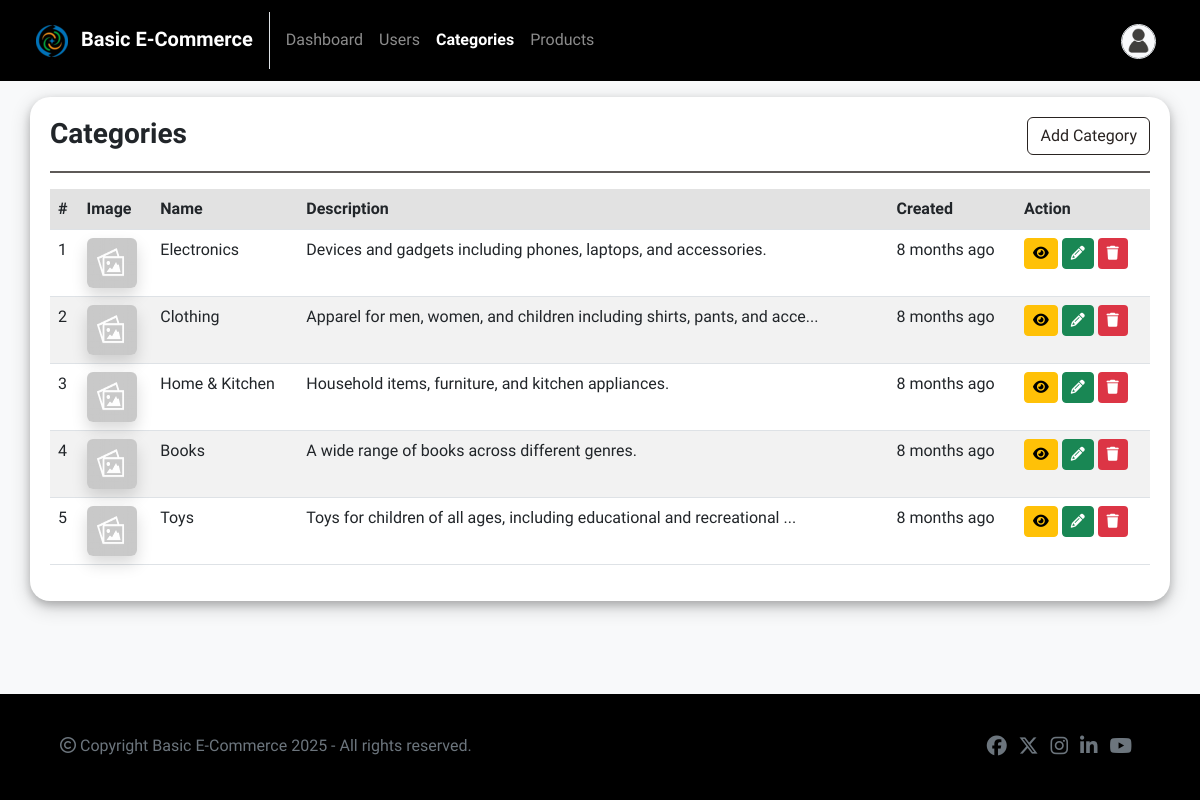
Screenshot of /admin/categories.php (signed in) with the database file from the repository.
### tables this page shows
CREATE TABLE `categories` (
  `id` INT AUTO_INCREMENT PRIMARY KEY,
  `name` varchar(255) NOT NULL,
  `description` text NOT NULL,
  `image` varchar(255) DEFAULT NULL,
  `created_at` datetime NOT NULL DEFAULT current_timestamp()
);

### includes/helpers.php (called while the page is built, shortened)
<?php
function timestampToCustomHumanReadable($timestamp) {
    $currentTimestamp = time();
    $timeDifference = abs($currentTimestamp - $timestamp);
    $secondsPerMinute = 60;
    $secondsPerHour = $secondsPerMinute * 60;
    $secondsPerDay = $secondsPerHour * 24;
    $secondsPerWeek = $secondsPerDay * 7;
    $secondsPerMonth = $secondsPerDay * 30;
    $secondsPerYear = $secondsPerDay * 365;
    if ($timeDifference >= $secondsPerYear) {
        $years = floor($timeDifference / $secondsPerYear);
        return $years . " year" . ($years > 1 ? "s" : "") . " ago";
    } elseif ($timeDifference >= $secondsPerMonth) {
        $months = floor($timeDifference / $secondsPerMonth);
        return $months . " month" . ($months > 1 ? "s" : "") . " ago";
    } elseif ($timeDifference >= $secondsPerWeek) {
        $weeks = floor($timeDifference / $secondsPerWeek);
        return $weeks . " week" . ($weeks > 1 ? "s" : "") . " ago";
    } elseif ($timeDifference >= $secondsPerDay) {
        $days = floor($timeDifference / $secondsPerDay);
        return $days . " day" . ($days > 1 ? "s" : "") . " ago";
    } elseif ($timeDifference >= $secondsPerHour) {
        $hours = floor($timeDifference / $secondsPerHour);
        return $hours . " hour" . ($hours > 1 ? "s" : "") . " ago";
    } else {
        $minutes = floor($timeDifference / $secondsPerMinute);
        return $minutes . " minute" . ($minutes > 1 ? "s" : "") . " ago";
    }
}
?>

### admin/categories.php (the view, shortened to what this page needs)
<?php
include("../includes/db-connection.php");
include("../includes/helpers.php");
?>
<!DOCTYPE html>
<html lang="en">
<head>
    <?php include("../includes/head-contents.php"); ?>
</head>
<body>
    <?php include("navbar.php"); ?>
    <div class="container mt-1 mb-5">
        <div class="row">
            <div class="box">
                <div class="row">
                    <div class="col-8">
                        <h3 class="fw-bold my-0">Categories</h3>
                    </div>
                    <div class="col-4 text-end">
                        <a href="category-create.php" class="btn btn-outline-danger">Add Category</a>
                    </div>
                </div>
                <hr>
                <div class="table-responsive crud-table">
                <?php
                $sql = "SELECT * FROM categories ORDER BY created_at DESC";
                $stmt = $conn->prepare($sql);
                $stmt->execute();
                $result = $stmt->get_result();
                if($result->num_rows > 0) { ?>
                <table class="table table-striped">
                    <tr class="sticky-header">
                        <th>#</th>
                        <th>Image</th>
                        <th>Name</th>
                        <th>Description</th>
                        <th>Created</th>
                        <th>Action</th>
                    </tr>
                    <?php $i = 1; while($category = $result->fetch_assoc()) { ?>
                    <tr>
                        <td><?php echo $i++; ?></td>
                        <td>
                            <img src="<?php echo !empty($category['image']) ? '../uploads/' . $category['image'] : '../images/placeholder.png'; ?>" class="shadow rounded">
                        </td>
                        <td><?php echo $category['name'] ?></td>
                        <td>
                            <?php
                                $description = $category['description'];
                                echo strlen($description) > 70 ? substr($description, 0, 70) . '...' : $description;
                            ?>
                        </td>
                        <td><?php echo timestampToCustomHumanReadable(strtotime($category['created_at'])) ?></td>
                        <td class="action-column">
                            <a href="category-view.php?id=<?php echo $category['id'] ?>" class="btn btn-warning btn-sm" title="View"><i class="fa fa-eye"></i></a>
                            <a href="category-update.php?id=<?php echo $category['id'] ?>" class="btn btn-success btn-sm" title="Edit"><i class="fa fa-pencil"></i></a>
                            <form action="category-delete.php" method="POST" class="d-inline-block">
                                <button type="submit" name="delete" class="btn btn-trash btn-sm" title="Delete" onclick="return confirm('Are you sure you want to remove this record?');"><i class="fa fa-trash"></i></button>
                            </form>
                        </td>
                    </tr>
                    <?php } ?>
                </table>
                <?php } else { ?>
                    <span class="fw-bold">No record found!</span>
                <?php } ?>
                </div>
            </div>
        </div>
    </div>
    <?php include("../includes/footer.php"); ?>
</body>
</html>

### css/styles.css (style rules this page uses)
:root { --mainColor: #292321; --bodyBackgroundColor: #f8f9fa; --buttonHoverColor: #0a0a0a; --formControlFocusBorderColor: rgba(33, 37, 41, 0.3); --formControlFocusShadowColor: rgba(33, 37, 41, 0.6); --navbarBackgroundColor: #000000; --footerBackgroundColor: #000000; }
* { font-family: 'Cabin', Helvetica, sans-serif; }
body { min-height: 100vh; position: relative; margin: 0; padding-bottom: 100px; box-sizing: border-box; background-color: var(--bodyBackgroundColor); }
.box { box-shadow: 0 4px 8px 0 rgba(0, 0, 0, 0.2), 0 6px 20px 0 rgba(0, 0, 0, 0.19); padding: 20px; border-radius: 20px; background-color: #ffffff; }
hr { border: 1.5px solid var(--mainColor); opacity: 75%; }
.btn-outline-danger { border-color: var(--mainColor) !important; }
.text-danger, .btn-outline-danger { color: var(--mainColor) !important; }
.crud-table { min-height: 250px !important; max-height: 550px !important; }
.crud-table img { width: 50px; height: 50px; }
.crud-table .action-column { white-space: nowrap; }
.btn-trash { background-color: #dc3545 !important; color:#fff !important; }
.crud-table .sticky-header th { position: sticky; top: 0; z-index: 1; background-color: #eeeeee; }

### rows the page displays
categories: name "Electronics", description "Devices and gadgets including phones, laptops, and accessories.", created_at "8 months ago"
categories: name "Clothing", description "Apparel for men, women, and children including shirts, pants, and acce", created_at "8 months ago"
categories: name "Home & Kitchen", description "Household items, furniture, and kitchen appliances.", created_at "8 months ago"
categories: name "Books", description "A wide range of books across different genres.", created_at "8 months ago"
categories: name "Toys", description "Toys for children of all ages, including educational and recreational", created_at "8 months ago"

### other values shown
WEBSITE_NAME "Basic E-Commerce"
